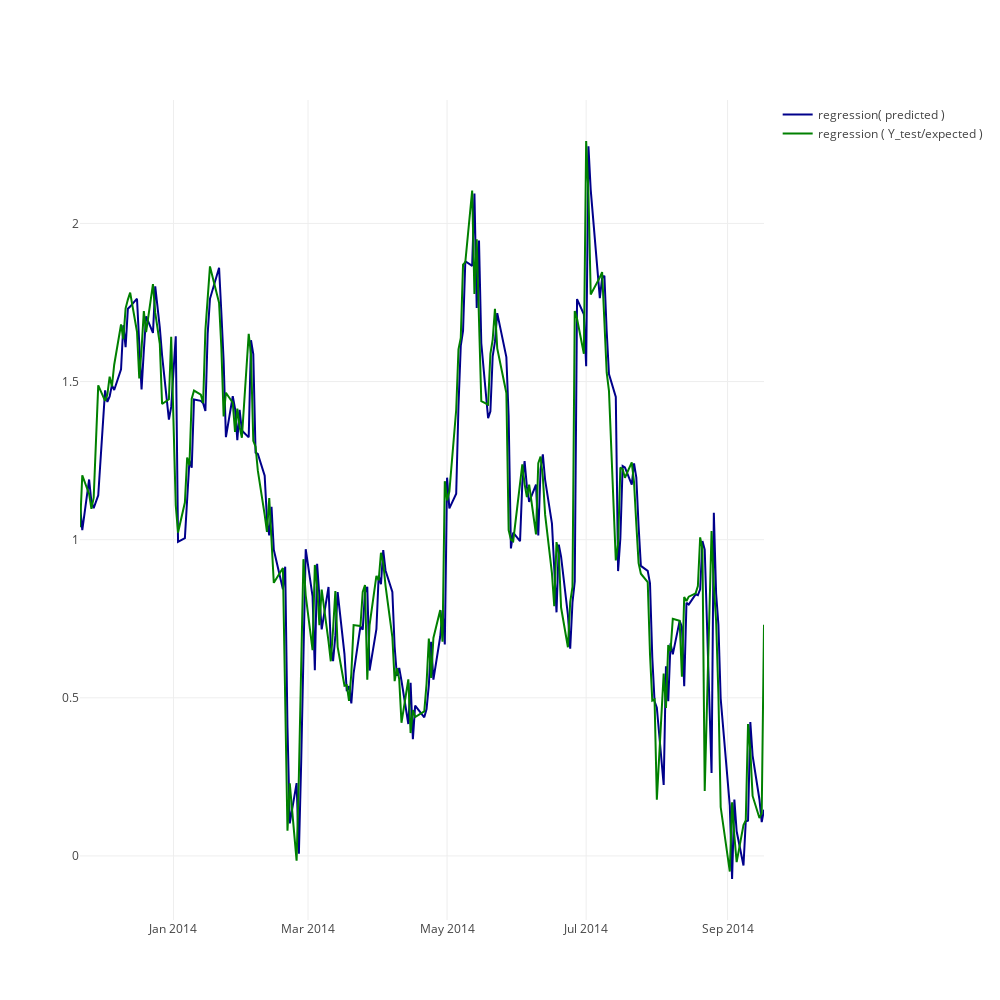

The cell this chart's notebook holds for it:
### Code cell
trace1 = go.Scatter(dict(line=dict(color='darkblue'),
                      x=df.index,
                      y=clf.predict(X_test),
                      name='regression( predicted )'))

trace2 = go.Scatter(dict(line=dict(color='green'),
                      x=df.index,
                      y=y_test.flatten(),
                      name='regression ( Y_test/expected )'))



layout = go.Layout(width=1000,height=1000,xaxis=dict(ticks='', showticklabels=True,
                              zeroline=False),
                   yaxis=dict(ticks='', showticklabels=True,
                              zeroline=False),
                   showlegend=True)

fig = go.Figure(data=[trace1, trace2], layout=layout)

iplot(fig)

### Figure 1 — Plotly figure (JSON) as saved in the notebook; plotly's stock layout.template omitted (floating-point values rounded to 4 significant figures; data arrays with more than 128 entries replaced by an {"elided": "..."} marker saying what was removed)
{"data": [{"line": {"color": "darkblue"}, "name": "regression( predicted )", "type": "scatter", "uid": "f9548e3a-d7bb-11e8-9d5d-acde48001122", "x": {"elided": "1240 str values"}, "y": {"elided": "206 float values"}}, {"line": {"color": "green"}, "name": "regression ( Y_test/expected )", "type": "scatter", "uid": "f9548fb8-d7bb-11e8-a95b-acde48001122", "x": {"elided": "1240 str values"}, "y": {"elided": "206 float values"}}], "layout": {"height": 1000, "showlegend": true, "width": 1000, "xaxis": {"showticklabels": true, "ticks": "", "zeroline": false}, "yaxis": {"showticklabels": true, "ticks": "", "zeroline": false}}}
